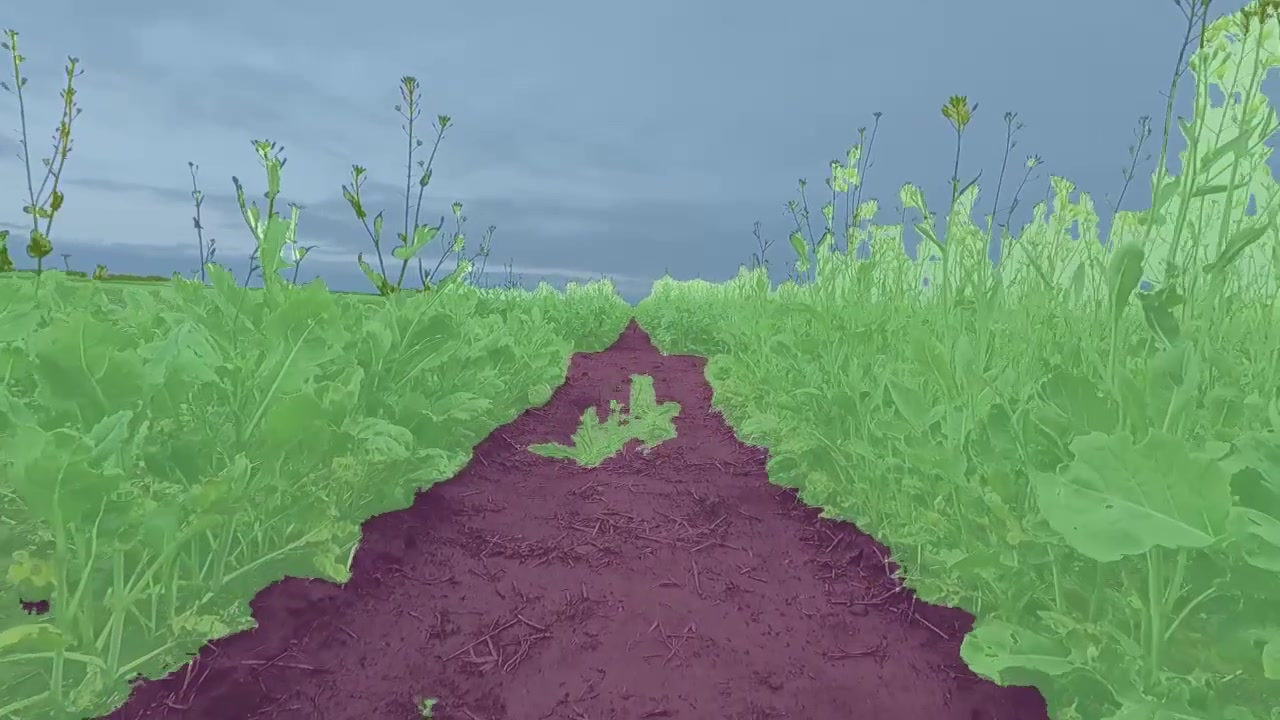
#> input picture agri_images/0021.jpg, 1280 x 720 px
$ python agri_warp.py
#> lines starting #> are read from the running program, lines starting #| are printed output that depends on the picture; after the words box and inside, x2 and y2 are one past the last pixel; in counts of white or black regions, pixels touching at a corner belong together; long printed decimals are rounded
### src/DBSCAN.py
import numpy as np

class DBSCAN:
    def __init__(self, eps, minPts):
        self.dbscan_dict = {}
        self.points = []
        self.minPts = minPts
        self.eps = eps

    def update(self, line):
        line = line.squeeze()
        x1 = line[0]
        y1 = line[1]
        x2 = line[2]
        y2 = line[3]
        mid_x = (x1 + x2) / 2
        mid_y = (y1 + y2) / 2
        self.dbscan_dict[(mid_x, mid_y)] = line
        self.points.append(np.array([mid_x, mid_y]))

    def scan(self):
        '''
        Cluster the dataset `D` using the DBSCAN algorithm.

        dbscan takes a dataset `D` (a list of vectors), a threshold distance
        `eps`, and a required number of points `MinPts`.

        It will return a list of cluster labels. The label -1 means noise, and then
        the clusters are numbered starting from 1.
        '''

        labels = [0]*len(self.points)

        # C is the ID of the current cluster.
        C = 0

        # For each point P in the Dataset D...
        # ('P' is the index of the datapoint, rather than the datapoint itself.)
        for P in range(0, len(self.points)):

            # Only points that have not already been claimed can be picked as new
            # seed points.
            # If the point's label is not 0, continue to the next point.
            if not (labels[P] == 0):
                continue

            # Find all of P's neighboring points.
            NeighborPts = self.region_query(P)

            # If the number is below MinPts, this point is noise.
            # This is the only condition under which a point is labeled
            # NOISE--when it's not a valid seed point. A NOISE point may later
            # be picked up by another cluster as a boundary point (this is the only
            # condition under which a cluster label can change--from NOISE to
            # something else).
            if len(NeighborPts) < self.minPts:
                labels[P] = -1
            # Otherwise, if there are at least MinPts nearby, use this point as the
            # seed for a new cluster.
            else:
                C += 1
                self.grow_cluster(labels, P, NeighborPts, C)

        # All data has been clustered!
        return labels


    def grow_cluster(self, labels, P, NeighborPts, C):
        '''
        Grow a new cluster with label `C` from the seed point `P`.

        This function searches through the dataset to find all points that belong
        to this new cluster. When this function returns, cluster `C` is complete.

        Parameters:
        `D`      - The dataset (a list of vectors)
        `labels` - List storing the cluster labels for all dataset points
        `P`      - Index of the seed point for this new cluster
        `NeighborPts` - All of the neighbors of `P`
        `C`      - The label for this new cluster.
        `eps`    - Threshold distance
        `MinPts` - Minimum required number of neighbors
        '''

        # Assign the cluster label to the seed point.
        labels[P] = C

        # FIFO
        i = 0
        while i < len(NeighborPts):

            # Get the next point from the queue.
            Pn = NeighborPts[i]

            # If Pn was labelled NOISE during the seed search, then we
            # know it's not a branch point (it doesn't have enough neighbors), so
            # make it a leaf point of cluster C and move on.
            if labels[Pn] == -1:
                labels[Pn] = C

            # Otherwise, if Pn isn't already claimed, claim it as part of C.
            elif labels[Pn] == 0:
                # Add Pn to cluster C (Assign cluster label C).
                labels[Pn] = C

                # Find all the neighbors of Pn
                PnNeighborPts = self.region_query(Pn)

                # If Pn has at least MinPts neighbors, it's a branch point!
                # Add all of its neighbors to the FIFO queue to be searched.
                if len(PnNeighborPts) >= self.minPts:
                    NeighborPts = NeighborPts + PnNeighborPts
                # If Pn *doesn't* have enough neighbors, then it's a leaf point.
                # Don't queue up it's neighbors as expansion points.
                #else:
                    # Do nothing
                    #NeighborPts = NeighborPts

            # Advance to the next point in the FIFO queue.
            i += 1

        # We've finished growing cluster C!


    def region_query(self, P):
        '''
        Find all points in dataset `D` within distance `eps` of point `P`.

        This function calculates the distance between a point P and every other
        point in the dataset, and then returns only those points which are within a
        threshold distance `eps`.
        '''
        neighbors = []

        # For each point in the dataset...
        for Pn in range(0, len(self.points)):

            # If the distance is below the threshold, add it to the neighbors list.
            if np.linalg.norm(self.points[P] - self.points[Pn]) < self.eps:
                neighbors.append(Pn)
        return neighbors

    def return_max(self, labels):
        values, counts = np.unique(labels, return_counts=True)
        if len(values) == 0 or (values[0] == -1 and len(values) == 1):
            return []
        idx = np.argmax(counts)
        if values[idx] == -1:
            idx = np.argmax(counts[1:]) + 1

        lines = []
        for i in range(len(labels)):
            if(labels[i] == values[idx]):
                lines.append(self.dbscan_dict[(self.points[i][0], self.points[i][1])])
        return lines

### src/agri_warp.py
import matplotlib
import matplotlib.pyplot as plt
import matplotlib.image as mpimg
import matplotlib.gridspec as gridspec
import cv2
import numpy as np
import pickle as pickle
import glob
import math

from DBSCAN import *

ORIGINAL_SIZE = 1280, 720
WARPED_SIZE = 500, 600

imgs = ["../agri_images/0021.jpg"]
img = mpimg.imread(imgs[0])
#> img is the input picture: shape (720, 1280, 3); mean R, G, B 116.2, 145.2, 126.8

# Get a new ROI for image, on which we apply Hough Transform.
# y=425 the upper bound (original_size[0] - 295).
# y=665 the lower bound (original_size[1] - 55).
# Make a triangle shape to identify lines that go off into vanishing point.
# MAKE NOTE THAT YOU ALWAYS DO WIDTH (X) THEN HEIGHT (Y).
roi_points = np.array([[0, ORIGINAL_SIZE[1] - 25],
                       [ORIGINAL_SIZE[0], ORIGINAL_SIZE[1] - 25],
                       [ORIGINAL_SIZE[0] // 2 + 10, ORIGINAL_SIZE[1] - 540]])
roi_points = np.array([[0, 360],
                       [1280, 360],
                       [1280, 665],
                       [0, 665]])
roi = np.zeros((720, 1280), np.uint8) # uint8 good for 0-255 so good for small numbers like colors
cv2.fillPoly(roi, [roi_points], 1)
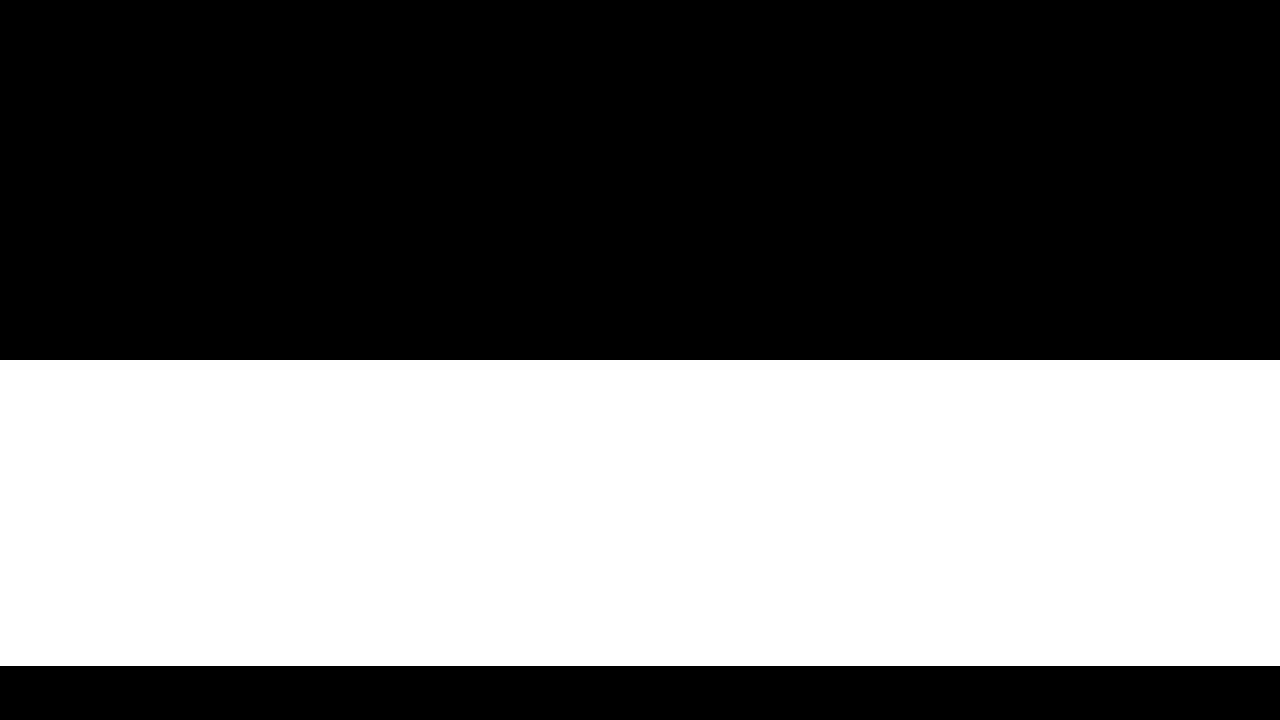
#> roi: shape (720, 1280); values 0 (black) and 1 (white), 42.5% white; 1 white region, box (x1, y1, x2, y2) and area: (0, 360, 1280, 666) 391680

# Employing Gaussian Blur
kernel = np.ones((3,3),np.uint8)
img = cv2.GaussianBlur(img,(3,3),2)
img = cv2.morphologyEx(img, cv2.MORPH_OPEN, kernel)

#img = cv2.addWeighted(img, 2.3, np.zeros(img.shape, img.dtype), 0, 4)

# Might need to skip horizontal lines when doing HoughLine

# Canny + Hough Lines
img_HLS = cv2.cvtColor(img, cv2.COLOR_BGR2HLS)
#> img_HLS: shape (720, 1280, 3); mean of channels 0, 1, 2 63.6, 131.5, 70.5
_h_channel = img_HLS[:, :, 0]
_l_channel  = img_HLS[:, :, 1]
_s_channel = img_HLS[:, :, 2]
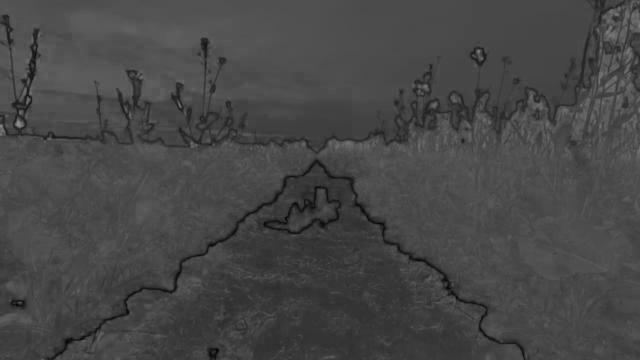
#> _s_channel: shape (720, 1280) (shown at 1/2 size); min 1, max 145, mean 70.5

# print(_l_channel[558][412])

_h_channel = cv2.equalizeHist(_h_channel)
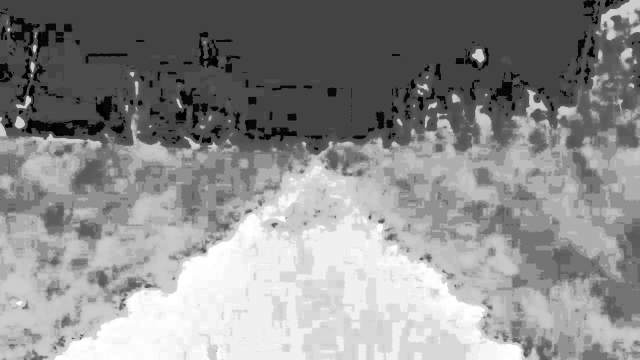
#> _h_channel: shape (720, 1280) (shown at 1/2 size); min 0, max 255, mean 140.2

low_thresh = 100
high_thresh = 200
# Better to do Canny on lightness channel
#_h_channel = cv2.erode(_h_channel,kernel,iterations = 1)
_h_channel = cv2.morphologyEx(_h_channel, cv2.MORPH_CLOSE, kernel)
_h_channel = cv2.GaussianBlur(_h_channel,(3,3),2)
_h_channel = cv2.GaussianBlur(_h_channel,(3,3),2)

kernel = np.ones((5,5),np.uint8)
edges = cv2.Canny(_h_channel, high_thresh, low_thresh)
#> edges: shape (720, 1280); 1.2% white in thin lines or dots
edges = cv2.morphologyEx(edges, cv2.MORPH_CLOSE, kernel)
#> edges: shape (720, 1280); 2% white; 126 white regions (2 under 20 px), largest, box (x1, y1, x2, y2) and area: (0, 117, 210, 297) 2805, (0, 32, 112, 113) 1317, (398, 79, 437, 135) 723
new_img = cv2.bitwise_and(edges, edges, mask=roi)
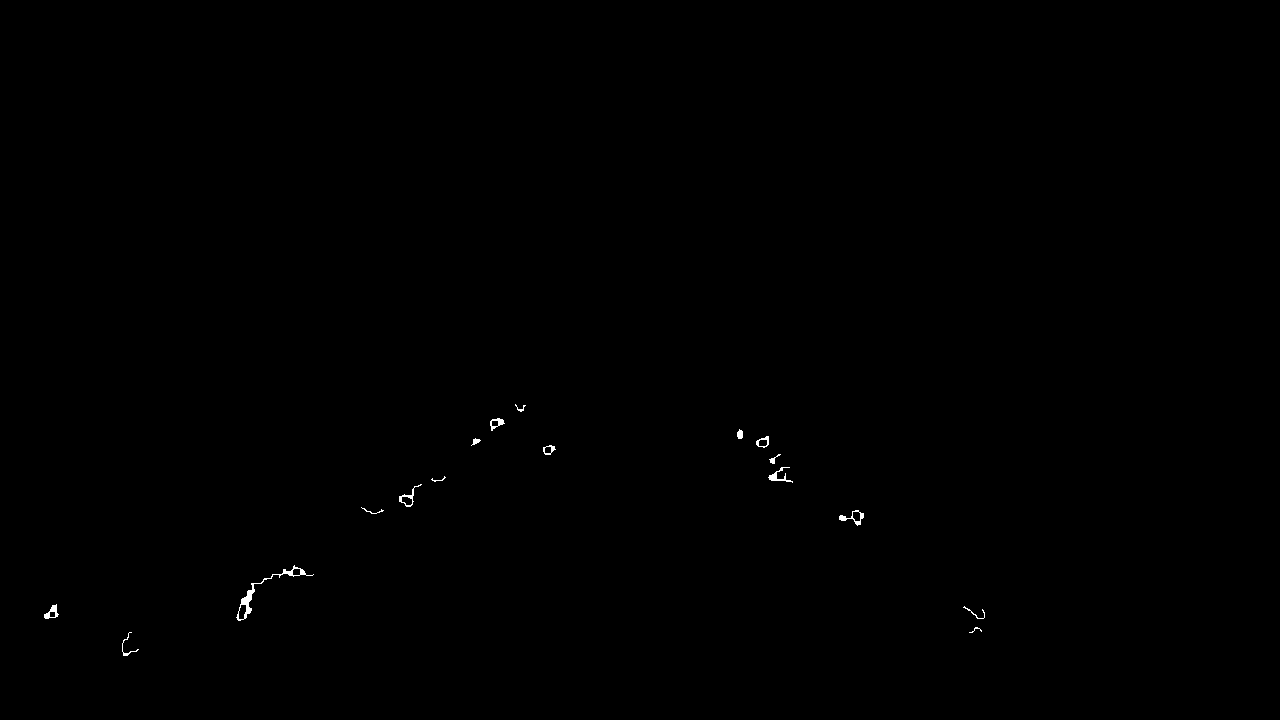
#> new_img: shape (720, 1280); 0.15% white; 17 white regions, largest, box (x1, y1, x2, y2) and area: (236, 565, 314, 621) 378, (768, 467, 793, 483) 120, (839, 510, 864, 526) 119
plt.imshow(edges)
plt.show()
lines = cv2.HoughLinesP(new_img, 2, np.pi/180, 60, None, 60, 100)
#> lines = [[238, 619, 517, 409], [240, 605, 371, 513], [241, 599, 370, 512], [239, 620, 525, 405], [737, 436, 847, 518], [739, 430, 859, 524], [237, 617, 500, 419]]

Lhs = np.zeros((2, 2), dtype = np.float32)
Rhs = np.zeros((2, 1), dtype = np.float32)
x_max = 0
x_min = 2555
left_av = []
right_av = []
dbscan_left = DBSCAN(50, 2)
dbscan_right = DBSCAN(50, 2)
for line in lines:
    for x1, y1, x2, y2 in line:
        # Average out the lines
        slope = (y2 - y1) / (x2 - x1)
        intercept = y1 - (slope * x1)
        if abs(slope) > 5 or slope == 0 or abs(slope) < 0.1:
            pass
        else:
            if slope > 0:
                dbscan_right.update(line)
            else:
                dbscan_left.update(line)
#> this loop made 7 passes

def fillAvgs(lines):
    l = []
    for i in range(len(lines)):
        line = lines[i]
        x1 = line[0]
        y1 = line[1]
        x2 = line[2]
        y2 = line[3]
        slope = (y2 - y1) / (x2 - x1)
        intercept = y1 - (slope * x1)
        l.append([slope, intercept])
        # cv2.line(img, (x1, y1), (x2, y2), (0, 255, 0), thickness = 2)
        return l

# l has (SLOPE, INTERCEPT) tuples

left_classes = dbscan_left.scan()
#> in scan, `labels = [0]*len(self.points)`: labels = [0, 0, 0, 0, 0]
#> the loop in scan, `for P in range(0, len(self.points)):  # Only points that have not alre..` made 5 passes
#> C on passes 1 to 2: 1, 2
#> after the loop in scan, `for P in range(0, len(self.points)):`: C = 2; labels = [1, 2, 2, 1, 1]
#> left_classes = [1, 2, 2, 1, 1]
left_lines = dbscan_left.return_max(left_classes)
#> in return_max, `values, counts = np.unique(labels, return_counts=True)`: values = [1, 2]; counts = [3, 2]
#> in return_max, `idx = np.argmax(counts)`: idx = 0
#> the loop in return_max, `for i in range(len(labels)):` made 5 passes
#> after the loop in return_max, `for i in range(len(labels)):`: lines = [[238, 619, 517, 409], [239, 620, 525, 405], [237, 617, 500, 419]]
#> left_lines has the same summary as lines in return_max
#> the loop in fillAvgs, `for i in range(len(lines)):` made 1 pass
#> (x1, y1, x2, y2, slope, intercept) on pass 1: (238, 619, 517, 409, -0.753, 798.1)
#> after the loop in fillAvgs, `for i in range(len(lines)):`: l = [[-0.753, 798.1]]
left_av = fillAvgs(left_lines)
#> left_av = [[-0.753, 798.1]]

right_classes = dbscan_right.scan()
#> the loop in scan (call 2), `for P in range(0, len(self.points)):  # Only points that have not alre..` made 2 passes
#> C on pass 1: 1
#> right_classes = [1, 1]
right_lines = dbscan_right.return_max(right_classes)
#> the loop in return_max (call 2), `for i in range(len(labels)):` made 2 passes
#> right_lines = [[737, 436, 847, 518], [739, 430, 859, 524]]
#> the loop in fillAvgs, `for i in range(len(lines)):` made 1 pass
#> (x1, y1, x2, y2, slope, intercept) on pass 1: (737, 436, 847, 518, 0.745, -113.4)
#> after the loop in fillAvgs, `for i in range(len(lines)):`: l = [[0.745, -113.4]]
right_av = fillAvgs(right_lines)
#> right_av = [[0.745, -113.4]]

plt.imshow(img)
plt.show()

# Cont. Averaging Lines
left_fitted_av = np.average(left_av, axis=0)
#> left_fitted_av = [-0.753, 798.1]
right_fitted_av = np.average(right_av, axis=0)
#> right_fitted_av = [0.745, -113.4]
print(left_fitted_av, right_fitted_av)
#| [-7.52688172e-01  7.98139785e+02] [   0.7455 -113.4       ]

# Cont. Averaging Lines
top = ORIGINAL_SIZE[1] - 700
bot = ORIGINAL_SIZE[1] - 55
y1 = ORIGINAL_SIZE[1] - 55
y2 = ORIGINAL_SIZE[1] - 700
left_x1 = int((y1 - left_fitted_av[1]) / left_fitted_av[0])
#> left_x1 = 176
left_x2 = int((y2 - left_fitted_av[1]) / left_fitted_av[0])
#> left_x2 = 1033
right_x1 = int((y1 - right_fitted_av[1]) / right_fitted_av[0])
#> right_x1 = 1044
right_x2 = int((y2 - right_fitted_av[1]) / right_fitted_av[0])
#> right_x2 = 178
cv2.line(img, (left_x1, y1), (left_x2, int(y2)), (255, 0, 0), thickness = 2)
cv2.line(img, (right_x1, y1), (right_x2, int(y2)), (255, 0, 0), thickness = 2)
src_pts = np.float32([[0, 360],
                      [1280, 360],
                      [1280, 665.      ],
                      [0, 665.      ]])

dst_pts = np.float32([[0, 0], [WARPED_SIZE[0], 0],
                       [WARPED_SIZE[0], WARPED_SIZE[1]],
                       [0, WARPED_SIZE[1]]])

# Draw Trapezoid
cv2.polylines(img, [src_pts.astype(np.int32)],True, (0,200,100), thickness=5)

plt.imshow(img)
plt.show()

src_pts[0] += [-1, 1]
src_pts[1] += [1, 1]
M = cv2.getPerspectiveTransform(src_pts, dst_pts)
warped_img = cv2.warpPerspective(img, M, WARPED_SIZE)
f = warped_img
# M is what you will be using from now on.

# Next steps ...
# 1) Find mid-line between the two lane lines, serving as our reference line.
# 2) Warp and then hough for the reference line.
# 3) We already know the position of the current trajectory in warp (still just middle
#    of the image). Do some linear algebra to get distance in pixels.
# 4) Also still need to figure out pixel2meter.
#   a) Split project into 2: 1 for pixel2meter and 2 for running livestream

# Transform averaged points into warped coordinates.
# Endpoints for averaged lines
bot_left = np.array([left_x1, y1], dtype="float32")
#> bot_left = [176, 665]
top_left = np.array([left_x2, int(y2)], dtype="float32")
#> top_left = [1033, 20]
bot_right = np.array([right_x1, y1], dtype="float32")
#> bot_right = [1044, 665]
top_right = np.array([right_x2, int(y2)], dtype="float32")
#> top_right = [178, 20]

# Transforming above endpoints
bot_left = cv2.perspectiveTransform(np.array([[bot_left]]), M, WARPED_SIZE).squeeze()
#> bot_left = [68.75, 600]
top_left = cv2.perspectiveTransform(np.array([[top_left]]), M, WARPED_SIZE).squeeze()
#> top_left = [403, -670.8]
bot_right = cv2.perspectiveTransform(np.array([[bot_right]]), M, WARPED_SIZE).squeeze()
#> bot_right = [407.8, 600]
top_right = cv2.perspectiveTransform(np.array([[top_right]]), M, WARPED_SIZE).squeeze()
#> top_right = [70.13, -670.8]
cv2.line(f, bot_left.astype("int"), top_left.astype("int"), (0, 255, 0), 3)
cv2.line(f, bot_right.astype("int"), top_right.astype("int"), (0, 255, 0), 3)

mid_top = [int((top_left[0] + top_right[0]) / 2),
         int((top_left[1] + top_right[1]) / 2)]
#> mid_top = [236, -670]
mid_bot = [int((bot_left[0] + bot_right[0]) / 2),
         int((bot_left[1] + bot_right[1]) / 2)]
#> mid_bot = [238, 600]

# Drawing mid-line
cv2.line(f, mid_top, mid_bot, (0, 0, 255), 3)
# Add current car trajectory
traj_bot = [f.shape[1] // 2, 600]
traj_top = [f.shape[1] // 2, 0]
cv2.line(f,traj_bot, traj_top, (0, 0, 255), 3)
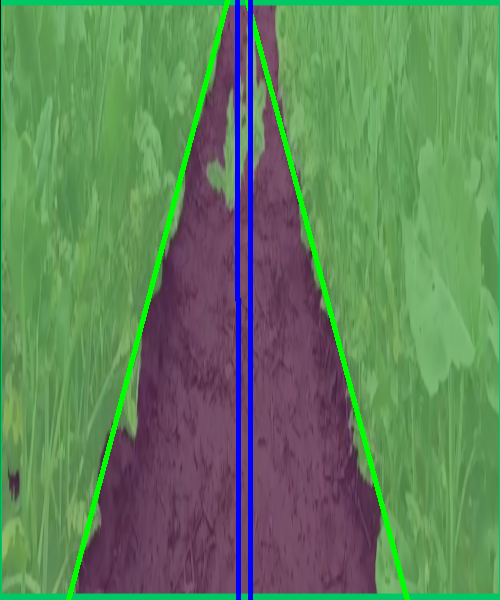
#> f: shape (600, 500, 3); mean R, G, B 96.2, 129.9, 92.7
x = traj_bot[0]
mid_slope = 0
if mid_top[0] - mid_bot[0] != 0:
    mid_slope = (mid_top[1] - mid_bot[1]) / (mid_top[0] - mid_bot[0])
#> mid_slope = 635
else:
    mid_slope = (mid_top[1] - mid_bot[1]) * 1000
mid_int = mid_top[1] - mid_top[0] * mid_slope
#> mid_int = -150530
y = x * mid_slope + mid_int
#> y = 8220
P = np.array([x, y])
#> P = [250, 8220]

# Calculating pixel distance between averaged line and trajectory line.
PA = np.array(traj_bot) - P
#> PA = [0, -7620]
PB = np.array(mid_bot) - P
#> PB = [-12, -7620]

PB_mag = np.linalg.norm(PB)
#> PB_mag = 7620
PB_unit = PB / PB_mag
#> PB_unit = [-0.00157, -1]
A_parallel = np.dot(PA, PB_unit) * PB_unit
#> A_parallel = [-12, -7620]
A_parallel_pt = A_parallel + P
#> A_parallel_pt = [238, 600]

# Find Intercept

cv2.line(f,traj_bot, A_parallel_pt.astype("int"), (0, 0, 255), 3)
#> f: shape (600, 500, 3); under 0.01% of pixels changed, all inside (x1, y1, x2, y2) = (241, 598, 248, 600)

plt.imshow(f)
plt.show()
